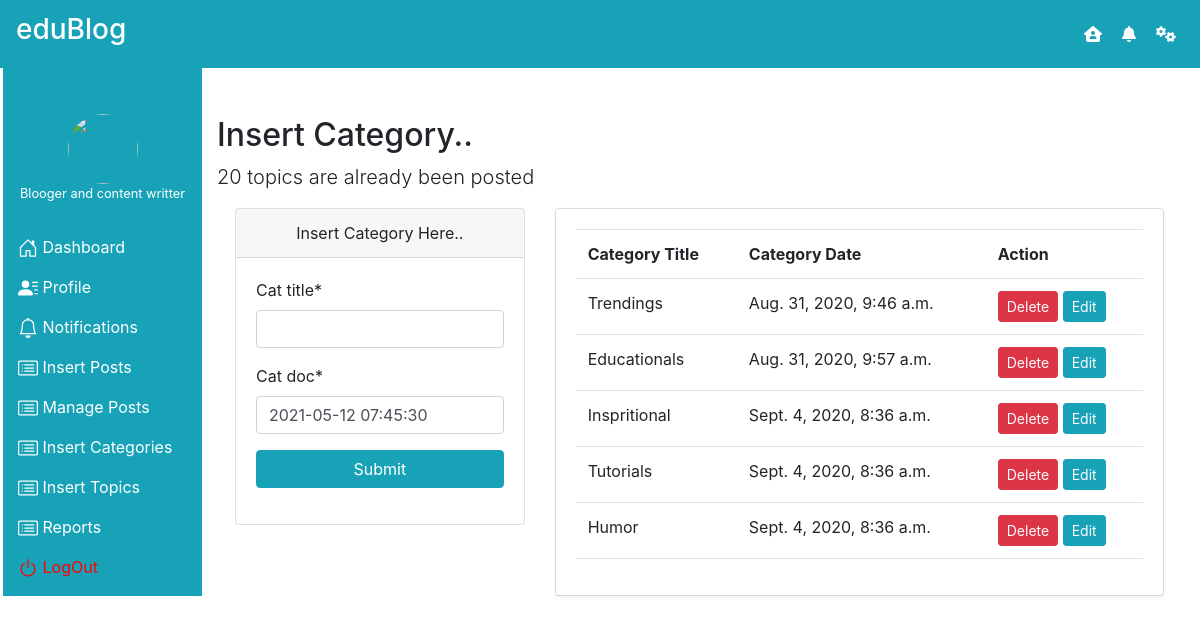
The page /user_insert_cat on the database its author committed.
### datawork/models.py (models this page shows, shortened)
class Category(models.Model):
    cat_id = models.AutoField(primary_key=True)
    cat_title = models.CharField(max_length=200)
    cat_doc = models.DateTimeField(default=timezone.now)

### datawork/views.py (the view)
# urls.py: path('user_insert_cat', views.user_insert_cat, name="insert_category"),
def user_insert_cat(r):
    log = get_user(r)
    form = CategoryForms(r.POST or None)
    if r.method == "POST":
        if form.is_valid():
            form.save()
            return redirect(user_insert_cat)
    return render(r, "user/insert_category.html", {
        "form": form,
        "cat": Category.objects.all(),
        "user": log,
    })

### datawork/forms.py
class CategoryForms(forms.ModelForm):
    class Meta:
        model = Category
        fields = '__all__'

### datawork/views.py (called while the page is built)
def get_user(r):
    if r.session.has_key('logins'):
        return NewUser.objects.get(nu_name=r.session['logins'])

### templates/user/insert_category.html (shortened to what this page needs)
{% extends 'user/base.html' %}
{% load static %}
{% block insert_category %}
    <div class="col-lg-10 mt-5">
        <h2>Insert Category..</h2>
        <p class="lead">20 topics are already been posted</p>
        <div class="container">
            <div class="row">
                <div class="col-lg-4">
                    <div class="card">
                        <div class="card-header text-center">Insert Category Here..</div>
                        <div class="card-body">
                            {% load crispy_forms_tags %}
                            <form action="{% url 'insert_category' %}" method="post">
                                {{ form|crispy }}
                                <div class="form-group">
                                    <input type="submit" class="btn btn-info btn-block">
                                </div>
                            </form>
                        </div>
                    </div>
                </div>
                <div class="col-lg-8">
                    <div class="card">
                        <div class="card-body shadow-sm">
                            <table class="table table-hover table-stripped">
                                <tr>
                                    <th>Category Title</th>
                                    <th>Category Date</th>
                                    <th>Action</th>
                                </tr>
                                {% for foo in cat %}
                                    <tr>
                                        <td>{{ foo.cat_title }}</td>
                                        <td>{{ foo.cat_doc }}</td>
                                        <td>
                                            <a href="" class="btn btn-sm btn-danger">Delete</a>
                                            <a href="" class="btn btn-sm btn-info">Edit</a>
                                        </td>
                                    </tr>
                                {% endfor %}
                            </table>
                        </div>
                    </div>
                </div>
            </div>
        </div>
    </div>
{% endblock %}

### templates/user/base.html (style rules this page uses)
.row { display: flex; flex-wrap: wrap; margin-right: -.75rem; margin-left: -.75rem; }

### rows shown on the page
Category: cat_title "Trendings", cat_doc "Aug. 31, 2020, 9:46 a.m."
Category: cat_title "Educationals", cat_doc "Aug. 31, 2020, 9:57 a.m."
Category: cat_title "Inspritional", cat_doc "Sept. 4, 2020, 8:36 a.m."
Category: cat_title "Tutorials", cat_doc "Sept. 4, 2020, 8:36 a.m."
Category: cat_title "Humor", cat_doc "Sept. 4, 2020, 8:36 a.m."
